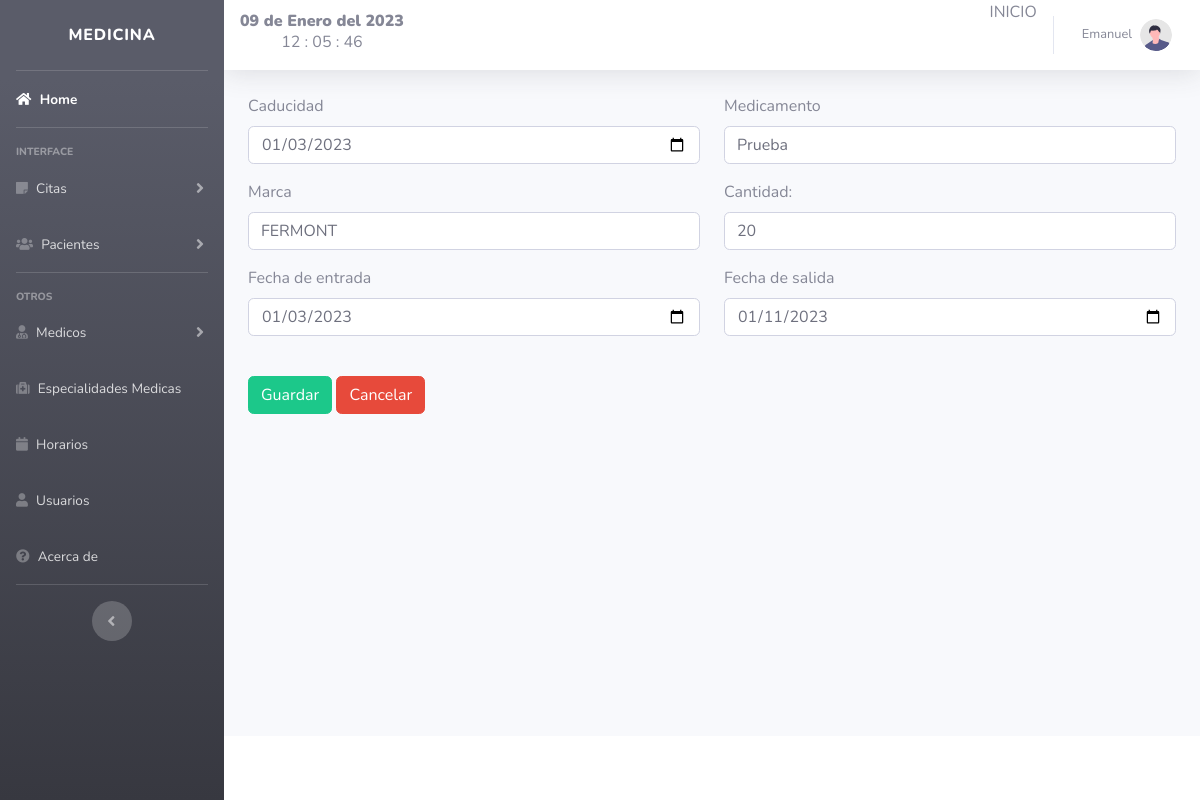
The app's page /includes/editar_medicamento.php?id=2 (signed in) with its own data.
### tables this page shows
CREATE TABLE `medicamentos` (
  `id` int(11) NOT NULL,
  `caducidad` date NOT NULL,
  `medicamento` varchar(50) NOT NULL,
  `marca` varchar(50) NOT NULL,
  `cantidad` int(11) NOT NULL,
  `entrada` date NOT NULL,
  `salida` date NOT NULL
);

### includes/editar_medicamento.php (the view, shortened to what this page needs)
<?php include_once "header.php"; ?>
<?php
$id = $_GET['id'];
include "db.php";
$consulta = "SELECT * FROM medicamentos WHERE id= $id";
$resultado = mysqli_query($conexion, $consulta);
$fila = mysqli_fetch_assoc($resultado);
?>
<div class="container">
    <form action="functions.php" method="POST">
        <div class="row">
            <div class="col-sm-6">
                <div class="mb-3">
                    <label for="folio" class="form-label">Caducidad</label>
                    <input type="date" id="caducidad" name="caducidad" class="form-control" value="<?php echo $fila['caducidad']; ?>" required>
                </div>
            </div>
            <div class="col-sm-6">
                <div class="mb-3">
                    <label for="nombre" class="form-label">Medicamento</label>
                    <input type="text" id="medicamento" name="medicamento" class="form-control" value="<?php echo $fila['medicamento']; ?>" required>
                </div>
            </div>
        </div>
        <div class="row">
            <div class="col-sm-6">
                <div class="mb-3">
                    <label for="nombre" class="form-label">Marca</label>
                    <input type="text" id="marca" name="marca" class="form-control" value="<?php echo $fila['marca']; ?>" required>
                </div>
            </div>
            <div class="col-sm-6">
                <div class="mb-3">
                    <label for="username">Cantidad:</label><br>
                    <input type="number" name="cantidad" id="cantidad" class="form-control" value="<?php echo $fila['cantidad']; ?>">
                </div>
            </div>
        </div>
        <div class="row">
            <div class="col-sm-6">
                <div class="mb-3">
                    <label>Fecha de entrada</label>
                    <input type="date" name="entrada" id="entrada" class="form-control" value="<?php echo $fila['entrada']; ?>">
                </div>
            </div>
            <div class="col-sm-6">
                <div class="mb-3">
                    <label>Fecha de salida</label>
                    <input type="date" name="salida" id="salida" class="form-control" value="<?php echo $fila['salida']; ?>">
                </div>
            </div>
        </div>
        <br>
        <div class="mb-3">
            <input type="submit" value="Guardar" id="register" class="btn btn-success" name="registrar">
            <a href="../views/medicamentos.php" class="btn btn-danger">Cancelar</a>
        </div>
</div>
<?php include_once "footer.php"; ?>

### records on screen
medicamentos: caducidad "01/03/2023", medicamento "Prueba", marca "FERMONT", cantidad "20", entrada "01/03/2023", salida "01/11/2023"

### other values on screen
fecha() "09 de Enero del 2023"
$_SESSION['nombre'] "Emanuel"
